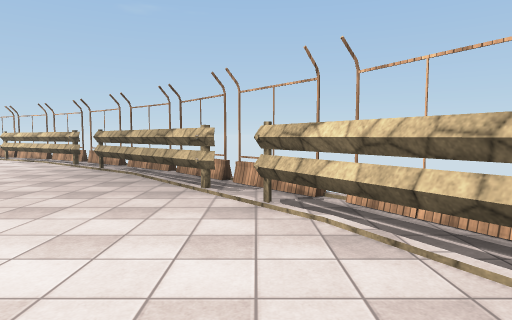
View 1 (above)

17 first-person views from a walk through a 3-D level made in the Unity game engine. The camera is 1.5 m above the floor, tilts 4° down and sees 75° across. The floor is counted in squares, 2 m on a side. Each view is taken from the middle of a square. On the plan, view 1 faces up. The plan holds only what a view shows up to about 11 squares ahead; the rest is blank. The place goes on beyond the plan. Surface patterns are stand-ins for the level's own textures.

View 2
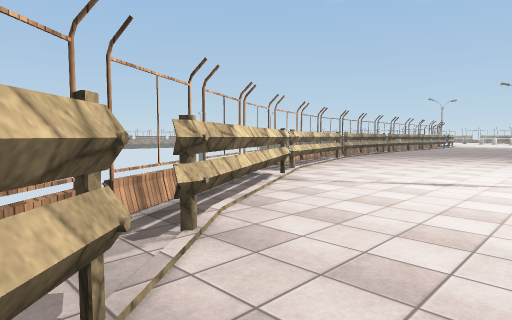

View 3
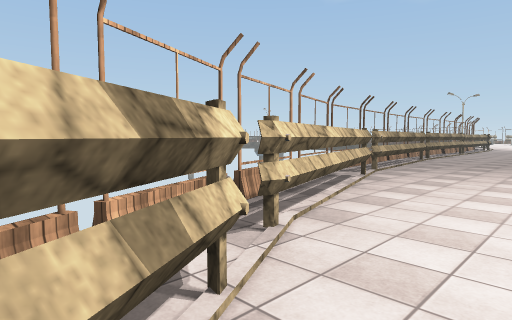

View 4
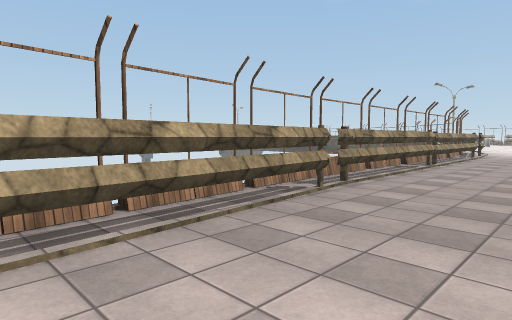

View 5
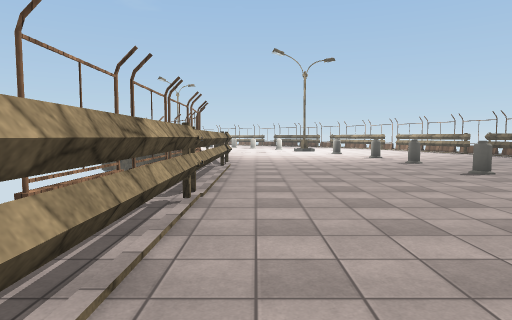

View 6
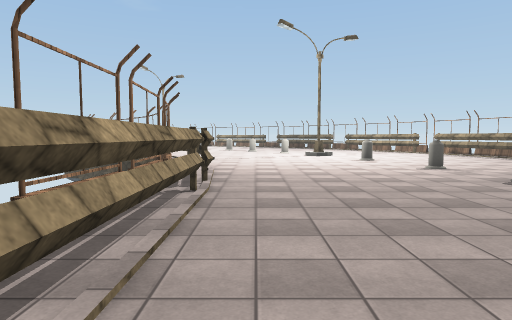

View 7
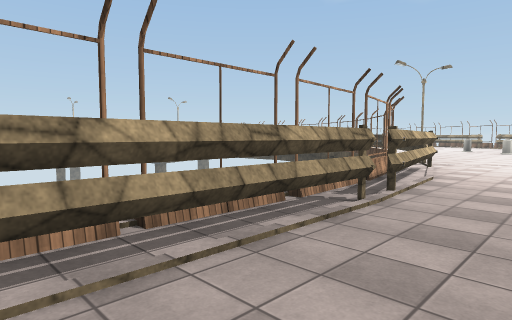

View 8
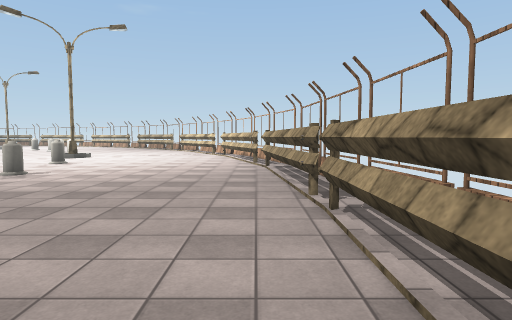

View 9
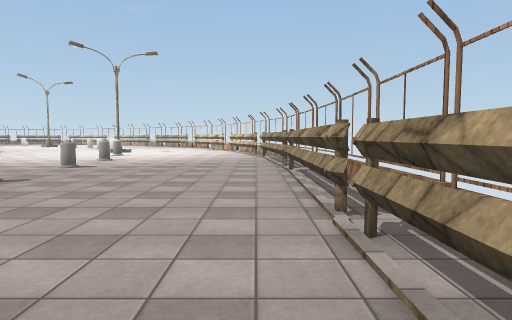

View 10
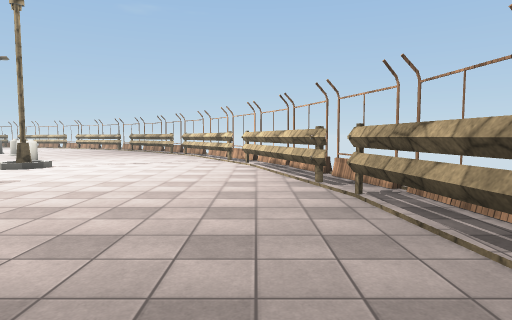

View 11
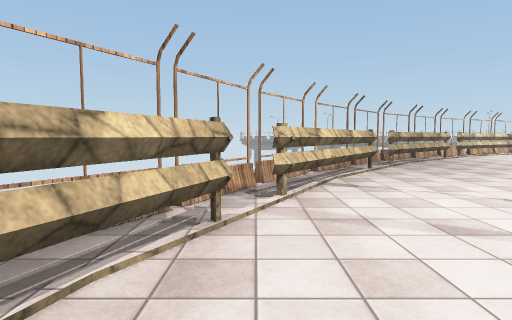

View 12
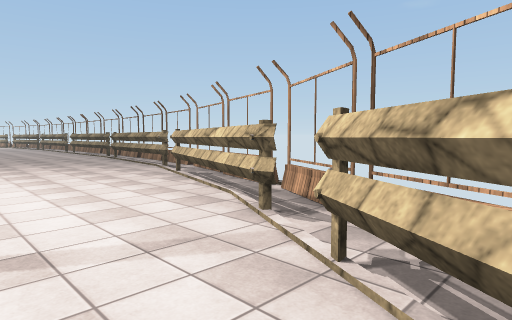

View 13
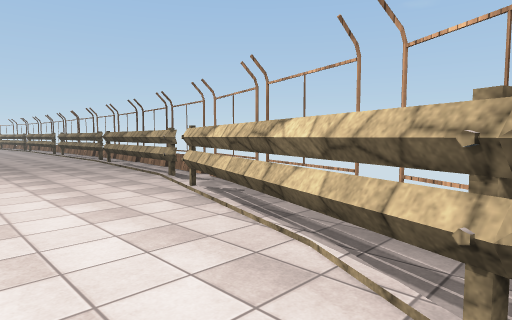

View 14
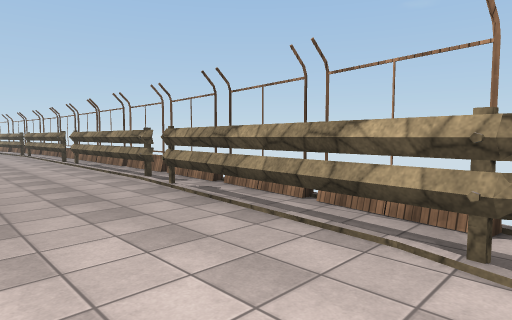

View 15
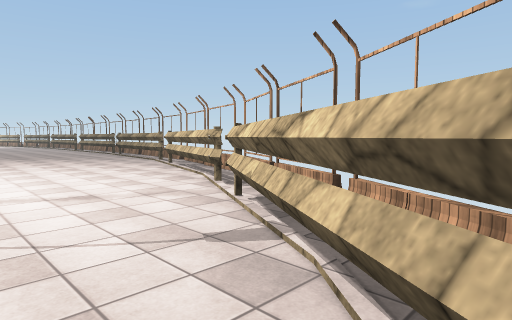

View 16
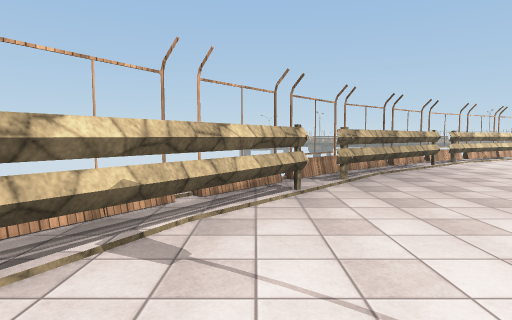

View 17
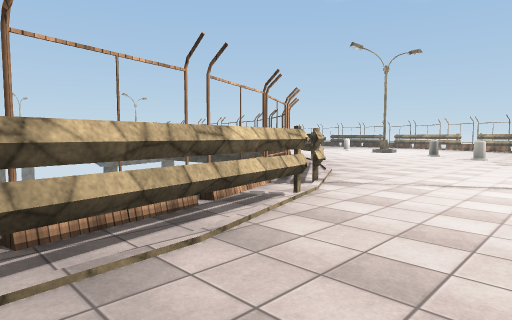

### Floor plan
Key: @ floor where view 1 was taken; # wall or solid block; . floor; / step, stairs or slope; = window, fence, low wall or low ledge; F fence; O other object.
Columns run from 20 left of view 1 to 6 right of it. Each row starts with its distance up from view 1.
 15 FFF
 14 #.#FFFFF
 13 ..####.####
 12 .......####FF
 11 ............###
 10   ...........###
  9      .........##F
  8            ......FF
  7              ....#FF
  6               ...##F
  5                ....##
  4                  ...##
  3                  ...###
  2                   ...##
  1                  .....##
  0                 O...@.##
 -1                  ......#
 -2                  /=....#
 -3                  ......##
 -4                  ......##
 -5                  .O.....#
 -6                   ......#
 -7                  ..O....##
 -8                  .......##
 -9                  .......##F
-10                   .O.....#F
-11                   .......#F
-12                    ......#F
-13                     .....#F
-14                      ....#F
-15                      ....#F
-16                     .....#F
-17                    ......#F
-18                   .O.....#F
-19                   .......#F
-20                  ...O....#F
-21                  ........#F
-22                  ........#F
-23                   ..O....#F
-24                  ........#F
-25                  ..........
-26                  ...O.....#
-27                         ...
-28                         ...

Where each view was taken, in squares from view 1:
view 1: 0 up, 0 right, facing up
view 2: 5 up, 2 left, facing down-right
view 3: 1 up, 1 right, facing down-right
view 4: 6 down, 2 right, facing down-right
view 5: 11 down, 4 right, facing down
view 6: 15 down, 4 right, facing down
view 7: 16 down, 3 right, facing down-right
view 8: 14 down, 4 right, facing up
view 9: 18 down, 4 right, facing up
view 10: 10 down, 3 right, facing up
view 11: 11 up, 12 left, facing right
view 12: 9 up, 7 left, facing up-left
view 13: 10 up, 9 left, facing up-left
view 14: 11 up, 14 left, facing up-left
view 15: 8 up, 5 left, facing up-left
view 16: 9 up, 9 left, facing right
view 17: 21 down, 3 right, facing down-right
